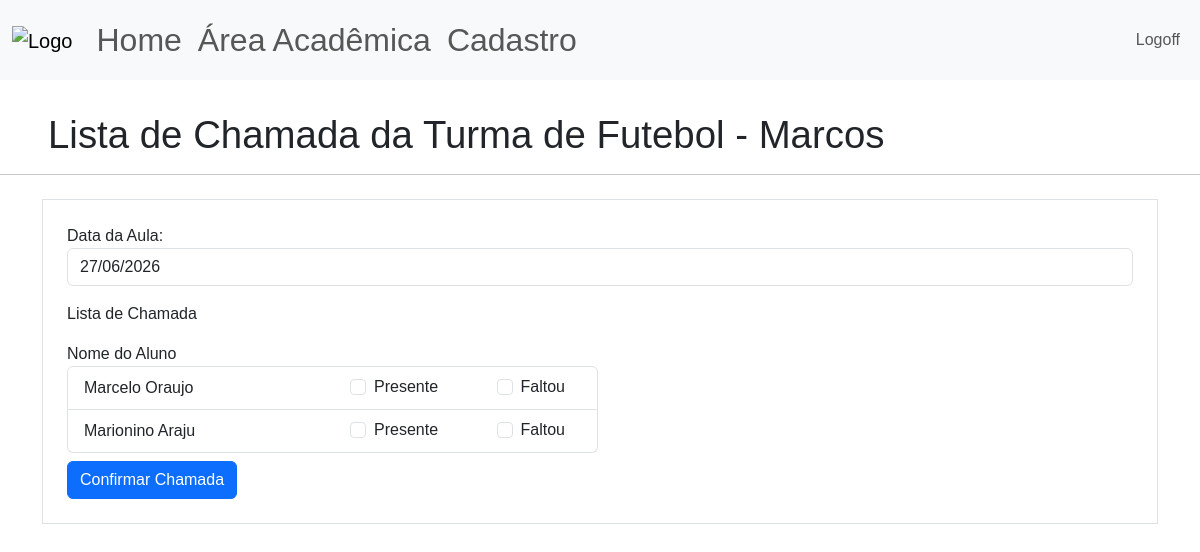
/area-academica/turmas/chamada/Turma de Futebol - Marcos (signed in), run on the app's committed database.
### site_verbo_amar/models.py (models this page shows)
class Turma(database.Model):
    id = database.Column(database.Integer, primary_key=True)
    nome_turma = database.Column(database.String, nullable=False, unique=True)
    id_professor = database.Column(database.Integer,nullable=False)
    id_atividade = database.Column(database.Integer,nullable=False)
    id_aluno = database.Column(database.String, nullable=False)

class Aluno(database.Model):
    id = database.Column(database.Integer, primary_key=True)
    nome_completo = database.Column(database.String, nullable=False)
    sexo = database.Column(database.String, nullable=False)
    data_nascimento = database.Column(database.DateTime, nullable=False)

### site_verbo_amar/routes.py (the view, shortened to what this page needs)
@app.route("/area-academica/turmas/chamada/<nome_turma>", methods=['GET','POST'])
@login_required
def carregar_chamada(nome_turma):
    turma = Turma.query.filter_by(nome_turma=nome_turma).first_or_404()
    if type(turma.id_aluno) == int:
        lista_id_alunos = [turma.id_aluno]
    else:
        lista_id_alunos = list(turma.id_aluno)
        for id in lista_id_alunos:
            if id == ";":
                lista_id_alunos.remove(id)
    lista_nomes_alunos = carregar_nomes_alunos(lista_id_alunos)
    form_chamada = FormChamada()
    return render_template('pag_chamada.html',
                           nome_turma=nome_turma,
                           form_chamada=form_chamada,
                           lista_nomes_alunos=lista_nomes_alunos)

### site_verbo_amar/forms.py
class FormChamada(FlaskForm):
    data_atual = StringField("Data da Aula: ", validators=[DataRequired(),
                                                           Regexp(r'^\d{2}/\d{2}/\d{4}',
                                                                  message="Use o formato DD/MM/AAAA")],
                                                                  render_kw={"placeholder":"DD/MM/AAAA"},
                                                            default=lambda: datetime.now().strftime("%d/%m/%Y"))
    alunos = BooleanField("Alunos:",)
    botao_submit_chamada = SubmitField("Confirmar Chamada")

### site_verbo_amar/models.py (called while the page is built)
@login_manager.user_loader
def load_user(id_usuario):
    return Usuario.query.get(int(id_usuario))

### site_verbo_amar/routes.py (called while the page is built)
def carregar_nomes_alunos(lista_id_alunos):
    lista_nomes_alunos = []
    for id in lista_id_alunos:
        aluno = Aluno.query.filter_by(id=id).first_or_404()
        if aluno:
            lista_nomes_alunos.append([aluno.nome_completo,aluno.id])
    return lista_nomes_alunos

### site_verbo_amar/templates/pag_chamada.html (shortened to what this page needs)
{% extends 'base.html' %}
{% block body %}
<div class = "d-flex align-items-center gap-1", style="padding-left: 3rem; padding-top: 2rem;">
    <h1 style="font-size: 2.4rem; font-weight: 500; line-height: 1.2; margin: 0;">Lista de Chamada da {{nome_turma}}</h1>
</div>
<hr>
<div class="container">
    <div class="row">
        <div class="col">
            <form method="POST", action="" class="border p-4 mt-2">
                <fieldset>
                    <div class="form-group">
                        {{form_chamada.data_atual.label(class="form-control-label")}}
                        {% if form_chamada.data_atual.errors %}
                            {{form_chamada.data_atual(class='form-control is-invalid')}}
                    </div>
                    <div class='invalid-feedback'>
                        {% for erro in form_chamada.data_atual.errors %}
                            {{erro}}
                        {% endfor %}
                    </div>
                        {% else %}
                            {{form_chamada.data_atual(class="form-control",placeholder='DD/MM/AAAA')}}
                        {% endif %}
                    <label>Lista de Chamada</label>
                    <div class="row g-1">
                        <div class="col">
                            <label>Nome do Aluno</label>
                            <ul class="list-group">
                                {% for aluno in lista_nomes_alunos %}
                                    <li class="list-group-item d-flex justify-content-between align-items-center">
                                        <span style="width: 45%">{{aluno[0]}}</span>
                                        <div class="form-check form-check-inline">
                                            <input class="form-check-input"
                                            type="checkbox" name="aluno" id="{{aluno}}_presente" value="{{aluno[1]}}|presente">
                                            <label class="form-control-label">Presente</label>
                                        </div>
                                        <div class="form-check form-check-inline">
                                            <input class="form-check-input" type="checkbox" name="aluno" id="{{aluno}}_faltou" value="{{aluno[1]}}|faltou">
                                            <label class="form-control-label">Faltou</label>
                                        </div>
                                    </li>
                                {% endfor %}
                            </ul>
                        </div>
                            <div class="col">
                        </div>
                    </div>
                </fieldset>
            {{form_chamada.botao_submit_chamada(class="btn btn-primary mt-2")}}
            </form>
        </div>
    </div>
</div>
{% endblock %}

### site_verbo_amar/static/main.css (style rules this page uses)
* { font-family:'Poppins', sans-serif; }

### data on the page
Turma: nome_turma "Turma de Futebol - Marcos"
Aluno: nome_completo "Marcelo Oraujo"
Aluno: nome_completo "Marionino Araju"
